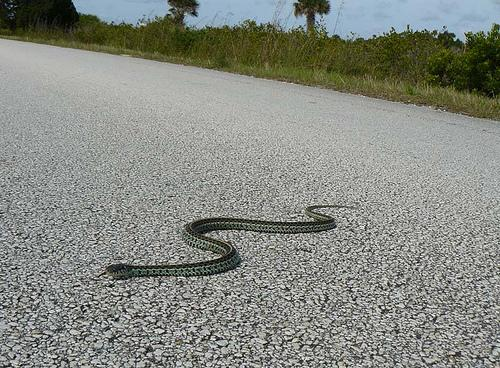
//> input picture bboxgenerator/sample_6.jpg, 500 x 368 px
$ ./gc sample_6.jpg heatmap_6.jpg out.png 3 3 out.png   (built with g++ and OpenCV 4)
//> lines starting //> are read from the running program, lines starting //| are printed output that depends on the picture; after the words box and inside, x2 and y2 are one past the last pixel; in counts of white or black regions, pixels touching at a corner belong together
/*
----------------------------------------
Using Heat map as the foreground input of
the grabcut.

Update:
0. output the biggest bounding box
1. expose the two thresholding value to the command line.
----------------------------------------
*/
#include <stdio.h>
#include <opencv2/opencv.hpp>
#include <vector>

using namespace cv;
using std::vector;

static int g_th0 = 10;
static int g_th1 = 40;

/*
----------------------------------------
Using the simplest thresholding to get the foreground.
----------------------------------------
*/
static Mat
foreground(const Mat &heatmap)
{
        Mat bm;
        Mat re = heatmap.clone();
        re.setTo(GC_BGD);

        threshold(heatmap, bm, g_th0, 255, THRESH_BINARY);
        re.setTo(GC_PR_BGD, bm);
        threshold(heatmap, bm, g_th1, 255, THRESH_BINARY);
        re.setTo(GC_PR_FGD, bm);

        return re;
}


static Mat
cut(const Mat &src, const Mat &heatmap)
{
        Mat mask = foreground(heatmap);
        Mat bgModel,fgModel;
        grabCut(src, mask, Rect(), bgModel,fgModel, 1, cv::GC_INIT_WITH_MASK);
        Mat1b mask_fgpf = ( mask == cv::GC_FGD) | (mask == cv::GC_PR_FGD);
        Mat3b tmp = Mat3b::zeros(src.rows, src.cols);
        src.copyTo(tmp, mask_fgpf);
        return tmp;
}

/*
----------------------------------------
The same with cut_mask, but save the segmented image
----------------------------------------
*/
static Mat
cut_mask_save(const Mat &src, const Mat &heatmap, const char *dstname)
{
        Mat mask = foreground(heatmap);
        Mat bgModel,fgModel;
        grabCut(src, mask, Rect(), bgModel,fgModel, 1, cv::GC_INIT_WITH_MASK);
        Mat mask_fgpf = (mask == cv::GC_FGD) | (mask == cv::GC_PR_FGD);
        Mat tmp = Mat3b::zeros(src.rows, src.cols);
        src.copyTo(tmp, mask_fgpf);
        imwrite(dstname, tmp);
        return mask_fgpf;
}


/*
----------------------------------------
cut, return the mask.
----------------------------------------
*/
static Mat
cut_mask(const Mat &src, const Mat &heatmap)
{
        Mat mask = foreground(heatmap);
        Mat bgModel,fgModel;
        grabCut(src, mask, Rect(), bgModel,fgModel, 1, cv::GC_INIT_WITH_MASK);
        return ( mask == cv::GC_FGD) | (mask == cv::GC_PR_FGD);
}


static bool
rect_cmp(const Rect& a, const Rect& b)
{
        return a.area()> b.area();
}


static vector<Rect>
bbox(Mat &mask)
{
        vector<Rect> rs;
        vector< vector<Point> >contours;
        vector<Vec4i> hie;
        findContours(mask, contours, hie, CV_RETR_CCOMP, CV_CHAIN_APPROX_SIMPLE);
        for (int j = 0; j < contours.size(); ++j)
        {
                const Rect bb = boundingRect( contours[j] );
                if (bb.area() > 10)
                {
                        rs.push_back(bb);
                }

        }

        if (rs.size() == 0)
        {
                rs.push_back(Rect(0,0,mask.cols, mask.rows));
                return rs;
        }

        sort(rs.begin(), rs.end(), rect_cmp);
        return rs;
}


static void
output(const vector<Rect> &rs, const char *filen)
{
        FILE *fp = fopen(filen, "w");
        assert(fp != NULL);
        for (int i = 0; i < rs.size(); ++i)
        {
                fprintf(fp, "%d %d %d %d ", rs[i].x, rs[i].y, rs[i].width, rs[i].height);
        }

        fclose(fp);
        return ;
}

int
main(int argc, char *argv[])
{
        if (argc != 4 && argc != 6 && argc != 7)
        {
                puts(">>./cut sample.jpg heat.jpg output.txt\nor");
                puts(">>./cut sample.jpg heat.jpg output.txt th1[=10] th2[=40]\nor");
                puts(">>./cut sample.jpg heat.jpg output.txt th1[=10] th2[=40] save_image_name.jpg");
                return 0;
        }

        if (argc == 6)
        {
                int t0 = atoi(argv[4]);
                int t1 = atoi(argv[5]);
                if (0 <= t0 && t0 < t1 && t1 <= 255)
                {
                        g_th0 = t0;
                        g_th1 = t1;
                }
        }

        Mat src = imread(argv[1], 1);
//> src is the input picture: 368 rows x 500 cols, CV_8UC3; mean B, G, R 130.4, 137.7, 134.4
        Mat heat = imread(argv[2], 0);
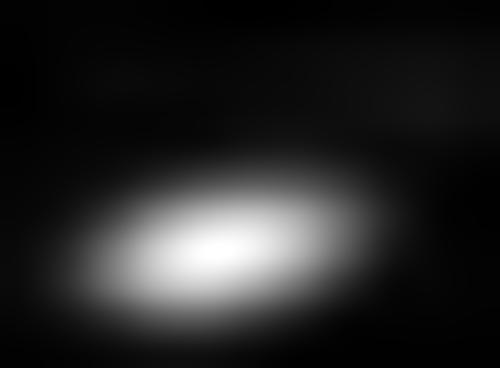
//> input picture bboxgenerator/heatmap_6.jpg, 500 x 368 px
//> heat is the input picture: 368 rows x 500 cols, CV_8UC1; min 0, max 255, mean 36.5
        Mat m;

        if (argc == 7)
                m = cut_mask_save(src, heat, argv[6]);
//> in foreground, `re.setTo(GC_BGD);`: re: 368 rows x 500 cols, CV_8UC1; every value is 0
//> in foreground, `threshold(heatmap, bm, g_th0, 255, THRESH_BINARY);`:
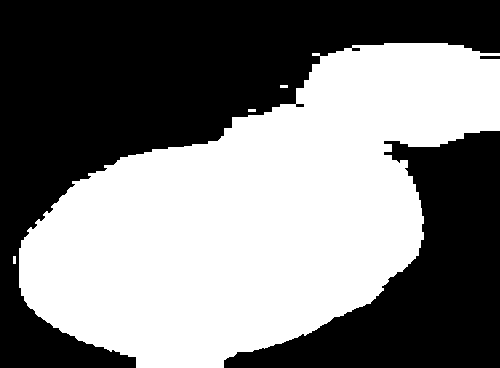
//> bm: 368 rows x 500 cols, CV_8UC1; 49.6% white; 4 white regions, box (x1, y1, x2, y2) and area: (19, 43, 500, 368) 91144, (280, 85, 288, 88) 24, (248, 109, 256, 112) 24, (13, 256, 16, 264) 24
//> in foreground, `threshold(heatmap, bm, g_th1, 255, THRESH_BINARY);`:
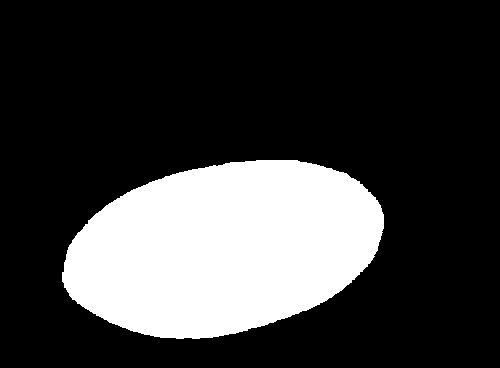
//> bm: 368 rows x 500 cols, CV_8UC1; 23.5% white; 1 white region, box (x1, y1, x2, y2) and area: (62, 160, 384, 339) 43278
//> in foreground, `re.setTo(GC_PR_FGD, bm);`:
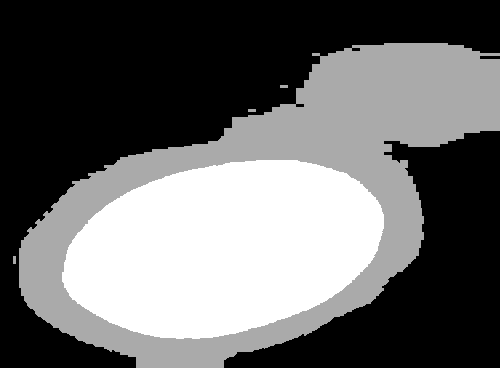
//> re: 368 rows x 500 cols, CV_8UC1; min 0, max 3, mean 1.23; drawn with min black and max white
//> in cut_mask_save, `grabCut(src, mask, Rect(), bgModel,fgModel, 1, cv::GC_INIT_WITH_MASK);`:
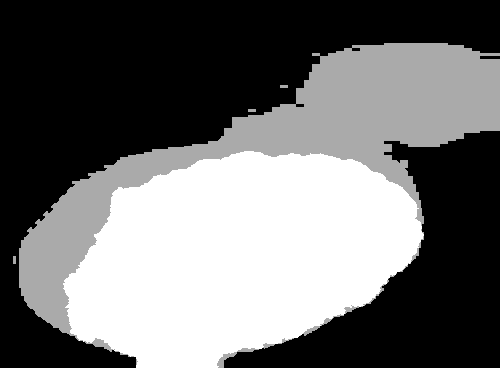
//> mask: 368 rows x 500 cols, CV_8UC1; 8.07% of pixels changed, all inside (x1, y1, x2, y2) = (62, 151, 424, 368); drawn with min black and max white
//> in cut_mask_save, `grabCut(src, mask, Rect(), bgModel,fgModel, 1, cv::GC_INIT_WITH_MASK);`: bgModel = 65 values, max 358.1 at index 37, min 0.0877 at index 0, mean 136.9; fgModel = 65 values, max 285.2 at index 64, min 0.0918 at index 4, mean 164.8
//> in cut_mask_save, `Mat mask_fgpf = (mask == cv::GC_FGD) | (mask == cv::GC_PR_FGD);`:
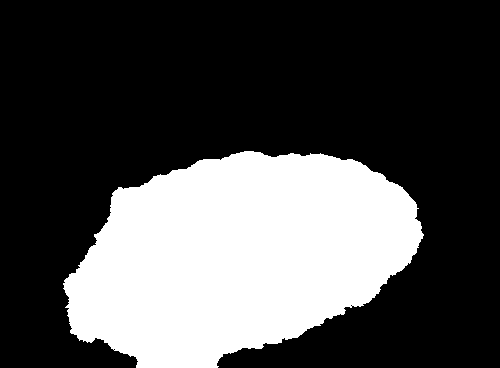
//> mask_fgpf: 368 rows x 500 cols, CV_8UC1; 30.2% white; 1 white region
//> in cut_mask_save, `src.copyTo(tmp, mask_fgpf);`:
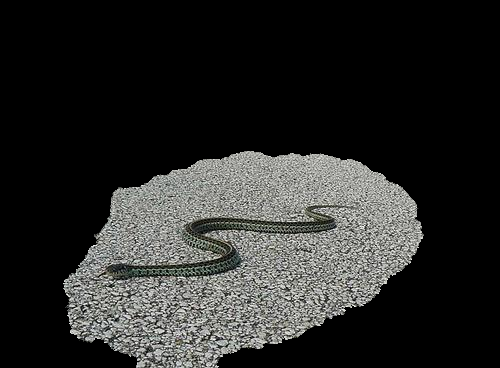
//> tmp: 368 rows x 500 cols, CV_8UC3; mean B, G, R 40.3, 41.8, 41.3
        else
                m = cut_mask(src, heat);

        vector<Rect> bbs = bbox(m);
//> in bbox, `findContours(mask, contours, hie, CV_RETR_CCOMP, CV_CHAIN_APPROX_SIMPL..`: contours = 3 contours, 2 with area under 20; largest, box (x1, y1, x2, y2) and area: (63, 151, 424, 368) 55176; hie = 3 items: [-1, -1, 1, -1], [2, -1, -1, 0], [-1, 1, -1, 0]
//> the loop in bbox, `for (int j = 0; j < contours.size(); ++j)` made 3 passes
//> bb on passes 1 to 3: Rect(63, 151, 361, 217), Rect(113, 348, 3, 3), Rect(350, 304, 3, 3)
//> bbs = 1 Rect (x, y, width, height): [63, 151, 361, 217]
        output(bbs, argv[3]);
//> the loop in output, `for (int i = 0; i < rs.size(); ++i)` made 1 pass
        // [4 lines of commented-out code are left out]
        return 0;
}
